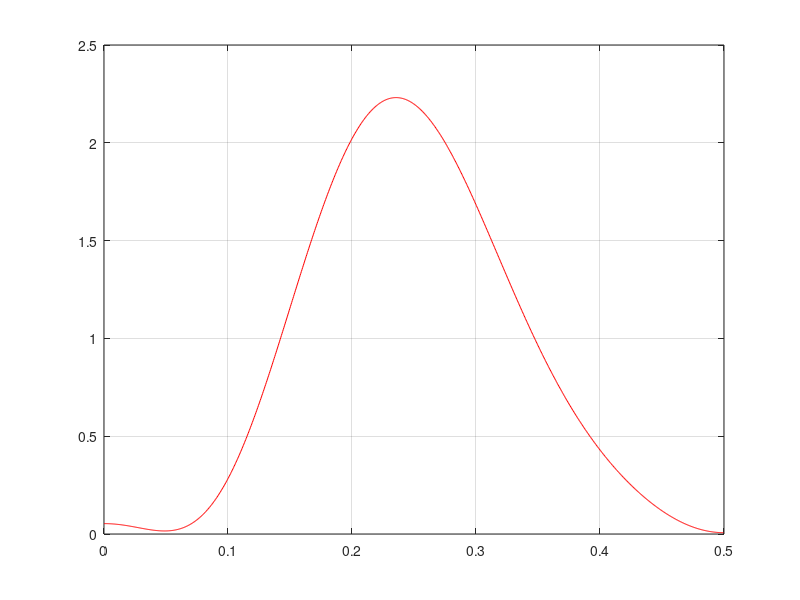

Write MATLAB code to recreate this figure.
fs = 1;
fn = fs/2;

plotPoints = 1024;

writeFile = 1;

taps = 11;
order = taps-1;
wc = 0.025:0.05:0.275;
gain = 1./abs(sinc(wc).^3);
wc = [0.025:0.05:0.475];
gain = [ gain(1:(length(gain)-1)) gain((length(gain)-1):-1:1)];
bfilter = remez(order,2*[wc],[gain]);

[Hc,w] = freqz(bfilter,1,plotPoints,fs);
Hc = Hc + 1e-6;
figure(1);
hold off
plot(w,20*log10(abs(Hc)),'r'),grid

dcGain = sum(bfilter);
gainAdjust = 2^(ceil(log2(dcGain)) - log2(dcGain) - 1);
bfilter = gainAdjust .* bfilter;
bfilter = round((2^17).*bfilter);

if writeFile == 1
    fid = fopen('cicCompCoefs.h','w');
    fprintf(fid,'parameter val0 = %d;\n',bfilter(2));
    fprintf(fid,'wire [17:0] coef0 = val0;\n');
    fprintf(fid,'parameter val1 = %d;\n',bfilter(4));
    fprintf(fid,'wire [17:0] coef1 = val1;\n');
    fprintf(fid,'parameter val2 = %d;\n',round(bfilter(6)/2));
    fprintf(fid,'wire [17:0] coef2 = val2;\n');
    fclose(fid);
end



